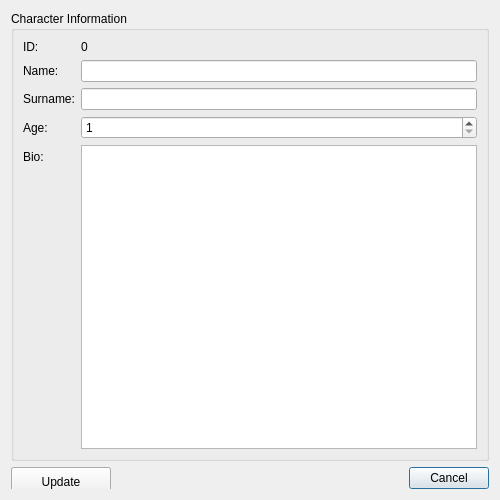
<?xml version="1.0" encoding="UTF-8"?>
<ui version="4.0">
 <class>CharacterInfoDialog</class>
 <widget class="QDialog" name="CharacterInfoDialog">
  <property name="geometry">
   <rect>
    <x>0</x>
    <y>0</y>
    <width>500</width>
    <height>500</height>
   </rect>
  </property>
  <property name="windowTitle">
   <string>Character Info</string>
  </property>
  <layout class="QVBoxLayout" name="verticalLayout">
   <item>
    <widget class="QGroupBox" name="groupBox">
     <property name="title">
      <string>Character Information</string>
     </property>
     <layout class="QFormLayout" name="formLayout">
      <item row="0" column="0">
       <widget class="QLabel" name="label">
        <property name="text">
         <string>ID:</string>
        </property>
       </widget>
      </item>
      <item row="0" column="1">
       <widget class="QLabel" name="idLabel">
        <property name="text">
         <string>0</string>
        </property>
       </widget>
      </item>
      <item row="1" column="0">
       <widget class="QLabel" name="label_2">
        <property name="text">
         <string>Name:</string>
        </property>
       </widget>
      </item>
      <item row="1" column="1">
       <widget class="QLineEdit" name="nameEdit"/>
      </item>
      <item row="2" column="0">
       <widget class="QLabel" name="label_3">
        <property name="text">
         <string>Surname:</string>
        </property>
       </widget>
      </item>
      <item row="2" column="1">
       <widget class="QLineEdit" name="surnameEdit"/>
      </item>
      <item row="3" column="0">
       <widget class="QLabel" name="label_4">
        <property name="text">
         <string>Age:</string>
        </property>
       </widget>
      </item>
      <item row="3" column="1">
       <widget class="QSpinBox" name="ageSpin">
        <property name="minimum">
         <number>1</number>
        </property>
        <property name="maximum">
         <number>150</number>
        </property>
       </widget>
      </item>
      <item row="4" column="0">
       <widget class="QLabel" name="label_5">
        <property name="text">
         <string>Bio:</string>
        </property>
       </widget>
      </item>
      <item row="4" column="1">
       <widget class="QPlainTextEdit" name="bioEdit"/>
      </item>
     </layout>
    </widget>
   </item>
   <item>
    <widget class="QDialogButtonBox" name="buttonBox">
     <property name="orientation">
      <enum>Qt::Horizontal</enum>
     </property>
     <property name="standardButtons">
      <set>QDialogButtonBox::Cancel</set>
     </property>
     <property name="centerButtons">
      <bool>false</bool>
     </property>
     <widget class="QPushButton" name="removeButton">
      <property name="geometry">
       <rect>
        <x>0</x>
        <y>0</y>
        <width>100</width>
        <height>30</height>
       </rect>
      </property>
      <property name="styleSheet">
       <string notr="true">color: red;</string>
      </property>
      <property name="text">
       <string>Remove</string>
      </property>
     </widget>
     <widget class="QPushButton" name="updateButton">
      <property name="geometry">
       <rect>
        <x>0</x>
        <y>0</y>
        <width>100</width>
        <height>30</height>
       </rect>
      </property>
      <property name="text">
       <string>Update</string>
      </property>
     </widget>
    </widget>
   </item>
  </layout>
 </widget>
 <resources/>
 <connections>
  <connection>
   <sender>buttonBox</sender>
   <signal>rejected()</signal>
   <receiver>CharacterInfoDialog</receiver>
   <slot>reject()</slot>
   <hints>
    <hint type="sourcelabel">
     <x>248</x>
     <y>254</y>
    </hint>
    <hint type="destinationlabel">
     <x>248</x>
     <y>254</y>
    </hint>
   </hints>
  </connection>
 </connections>
</ui>
